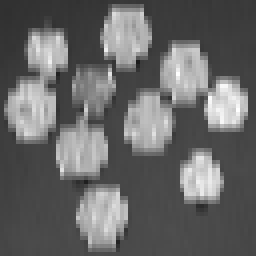
%> input picture test_recon/data_1/a.png, 64 x 64 px (shown 4 times larger)
$ octave untitled.m   (GNU Octave 9; MATLAB toolbox functions it lacks are replaced by stand-ins)
%> lines starting %> are read from the running program, lines starting %| are printed output that depends on the picture
clc
clear
close all

im1 = im2double(imread('./data_1/a.png'));
%> im1: size 64x64 double; min 0.106, max 1, mean 0.407
im2 = im2double(imread('./data_1/b.png'));
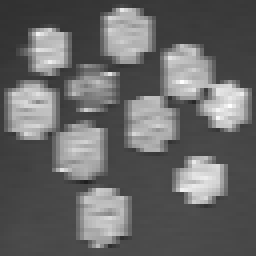
%> input picture test_recon/data_1/b.png, 64 x 64 px (shown 4 times larger)
%> im2: size 64x64 double; min 0.122, max 1, mean 0.405


level = 4;%金字塔层数
sigma = 1;%金字塔每层提取的细节尺度。小了可能导致细节提取不充分，大了可能会导致融合结果失真。

im1_pyr = MLPD(im1, level, sigma);
%> after the loop in MLPD, `for j = 1:nlev-1`: pyr = 4 items
%> im1_pyr = 4 items
im2_pyr = MLPD(im2, level, sigma);
%> the loop in MLPD (call 2), `for j = 1:nlev-1` made 3 passes
%> pass 1, in MLPD (call 2), `J_blur = imfilter(J, k, 'replicate');`:
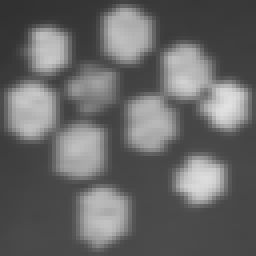
%> J_blur: size 64x64 double (shown 4 times larger); min 0.193, max 0.885, mean 0.405
%> pass 1, in MLPD (call 2), `J_blur_high = imresize(J_blur_down,[size(J_blur,1) size(J_blur,2)],'bi..`:
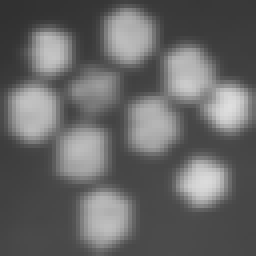
%> J_blur_high: size 64x64 double (shown 4 times larger); min 0.193, max 0.871, mean 0.404
%> im2_pyr = 4 items

pyr = pyr_fusion(im1_pyr, im2_pyr);
% [6 lines of commented-out code are left out]

out = pyr{level};

for i = level-1 : -1 : 1
    out = pyr{i} + imresize(out,[size(pyr{i},1) size(pyr{i},2)],'bilinear');
%     figure;
%     imshow(out,[])
end

dif = im2-out;
disp(['mean diff value: ',num2str(mean(abs(dif),'all'))]);
imshow([out]);

%------------------------------函数1 金字塔分解------------------------------
function pyr = MLPD(I, nlev, sigma)
%Laplacian Pyramid Decomposition
%多通道拉普拉斯金字塔分解
%   nlev  金字塔层数
%   sigma 高斯模糊程度

if ~exist('nlev', 'var')
    nlev = 4;
end

if ~exist('sigma', 'var')
    sigma = 1;
end

k = fspecial('gaussian', floor(sigma*3)*2+1, sigma);

%构建拉普拉斯金字塔
pyr = cell(nlev,1);
J = I;

for j = 1:nlev-1
    J_blur = imfilter(J, k, 'replicate');
    J_blur_down = J_blur(1:2:size(J_blur,1)-1,1:2:size(J_blur,2)-1, :); %downsample
    J_blur_high = imresize(J_blur_down,[size(J_blur,1) size(J_blur,2)],'bilinear');
    pyr{j} = J-J_blur_high;
    J=J_blur_down;
end
pyr{nlev}=J_blur_down; %最上一层即为高斯金字塔
end
%------------------------------函数2 金字塔融合------------------------------
function pyr = pyr_fusion(pyr1,pyr2, e)
%> called with e = 2.72
%pyramid fusion
%局部能量特征的拉普拉斯金字塔融合

if ~exist('e', 'var')
    e = 0.6;
end

n = size(pyr1, 1);
%> n = 4
pyr = cell(n, 1);
%> pyr = {[], [], [], []}

f = fspecial('average', [3 3]);

% 对每一层融合
for i=n:-1:1
    F11 = pyr1{i};
    F12 = pyr2{i};
    E1 = imfilter(F11.^2, f, 'replicate');%计算能量
    E2 = imfilter(F12.^2, f, 'replicate');
    res = (E1<E2);
%     imshow([E1 E2; F11 F12],[]);
    M = imfilter(F11.*F12, f, 'replicate').^2./(E1.*E2);%计算匹配度
    F11(E1<E2) = F12(E1<E2);%匹配度低时

    W_min = 0.5*(1 - (1-M)./(1-e));%计算权重
    W_max = 1 - W_min;
    F21 = W_min.*pyr1{i}+W_max.*pyr2{i};
    F22 = W_min.*pyr2{i}+W_max.*pyr1{i};
    F21(E1>E2) = F22(E1>E2);%匹配度高时

    F11(M>e) = F21(M>e);%按匹配度计算
%     figure
%     imshow(F11,[]);
    pyr{i} = F11;
end
%> this loop made 4 passes
%> i on passes 1, 4: 4, 1
%> pass 3, in pyr_fusion, `E2 = imfilter(F12.^2, f, 'replicate');`:
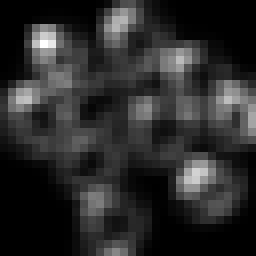
%> E2: size 32x32 double (shown 8 times larger); min 3.85e-07, max 0.0399, mean 0.00683; drawn with min black and max white
%> after the loop:
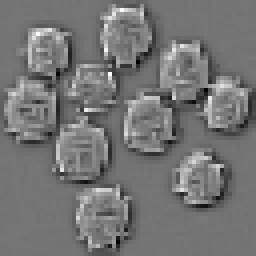
%> F11: size 64x64 double (shown 4 times larger); min -0.363, max 0.43, mean 0.00162; drawn with min black and max white
%> after the loop:
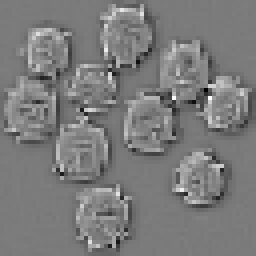
%> F21: size 64x64 double (shown 4 times larger); min -0.612, max 0.654, mean 0.00194; drawn with min black and max white
%> after the loop, pyr = 4 items
%> `out = pyr{level};`: out = [0.197 0.22 0.227 0.289 0.381 0.274 0.231 0.227; 0.225 0.379 0.374 0.397 0.549 0.388 0.326 0.255; 0.275 0.476 0.457 0.42 0.442 0.486 0.553 0.386; 0.401 0.568 0.455 0.434 0.434 0.524 0.557 0.61; 0.371 0.516 0.51 0.472 0.487 0.522 0.417 0.476; 0.267 0.329 0.493 0.496 0.371 0.394 0.505 0.413; 0.261 0.281 0.377 0.518 0.397 0.347 0.512 0.411; 0.273 0.285 0.365 0.56 0.429 0.308 0.321 0.301]
%> `dif = im2-out;`:
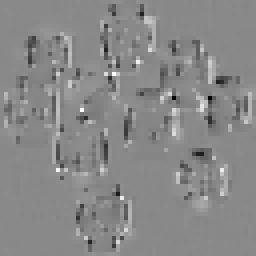
%> dif: size 64x64 double (shown 4 times larger); min -0.497, max 0.428, mean -0.00208; drawn with min black and max white
%| mean diff value: 0.02873
end
